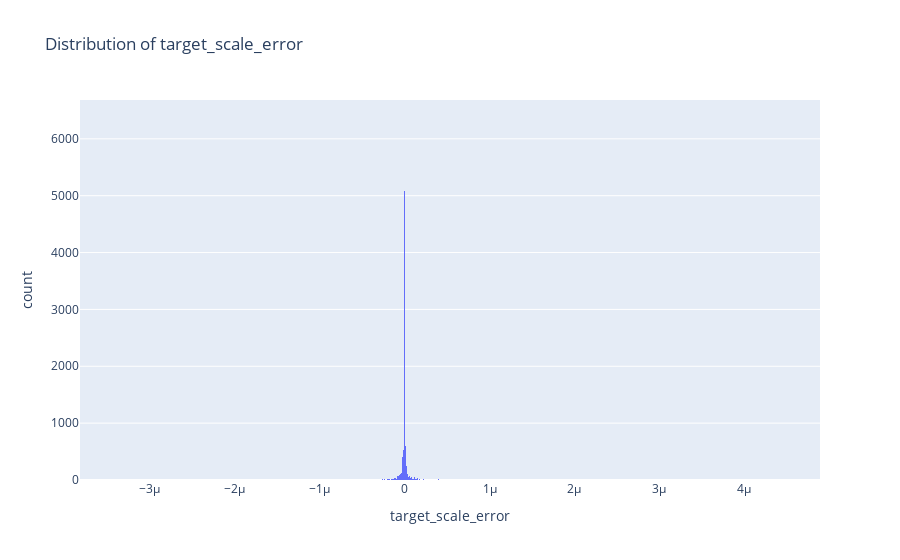

The notebook cell saved with this chart:
### Code cell
df['target_scale_error'] = (df.reset_index(drop=True).hours_viewed - untransformed.hours_viewed)
visualize.col_histogram(df, 'target_scale_error')

### Figure 1 — Plotly figure (JSON) as saved in the notebook; plotly's stock layout.template omitted (floating-point values rounded to 4 significant figures; data arrays with more than 128 entries replaced by an {"elided": "..."} marker saying what was removed)
{"data": [{"alignmentgroup": "True", "bingroup": "x", "hovertemplate": "target_scale_error=%{x}<br>count=%{y}<extra></extra>", "legendgroup": "", "marker": {"color": "#636efa", "pattern": {"shape": ""}}, "name": "", "offsetgroup": "", "orientation": "v", "showlegend": false, "type": "histogram", "x": {"elided": "16392 float values"}, "xaxis": "x", "yaxis": "y"}], "layout": {"barmode": "relative", "legend": {"tracegroupgap": 0}, "title": {"text": "Distribution of target_scale_error"}, "xaxis": {"anchor": "y", "domain": [0, 1], "title": {"text": "target_scale_error"}}, "yaxis": {"anchor": "x", "domain": [0, 1], "title": {"text": "count"}}}}
